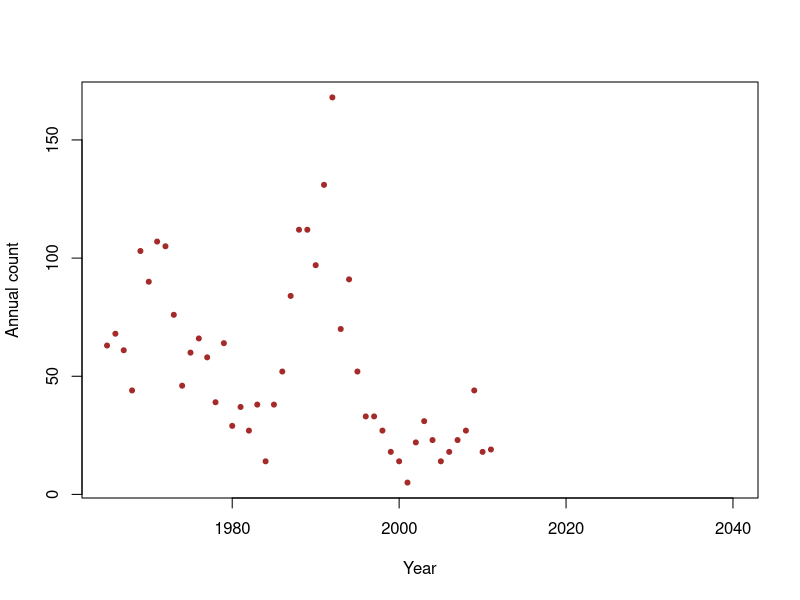

This chart was generated by the following R code:
# Squared differences (with optimization)
y <- c(0.16,2.82,2.24)
x <- c(1,2,3)

optim(par=c(0,0),method = c("Nelder-Mead"),fn=function(beta){sum((y-(beta[1]+beta[2]*x))^2)})

# Absolute Error (with optimization)
optim(par=c(0,0),method = c("Nelder-Mead"),fn=function(beta){sum((abs(y-(beta[1]+beta[2]*x))))})


y <- c(63, 68, 61, 44, 103, 90, 107, 105, 76, 46, 60, 66, 58, 39, 64, 29, 37,
27, 38, 14, 38, 52, 84, 112, 112, 97, 131, 168, 70, 91, 52, 33, 33, 27,
18, 14, 5, 22, 31, 23, 14, 18, 23, 27, 44, 18, 19)
year <- 1965:2011
df <- data.frame(y = y, year = year)
plot(x = df$year, y = df$y, xlab = "Year", ylab = "Annual count", main = "",
col = "brown", pch = 20, xlim = c(1965, 2040))

m1 <- lm(y~year, data=df)
coef(m1)

confint(m1, level=0.95)
"
                2.5 %       97.5 %
(Intercept) 929.80699 3783.1689540
year         -1.87547   -0.4402103
"
# We care about year parameter (intercept is () parameter; ignored)
# So we are either losing 0.44 or 1.8 quail each year.
